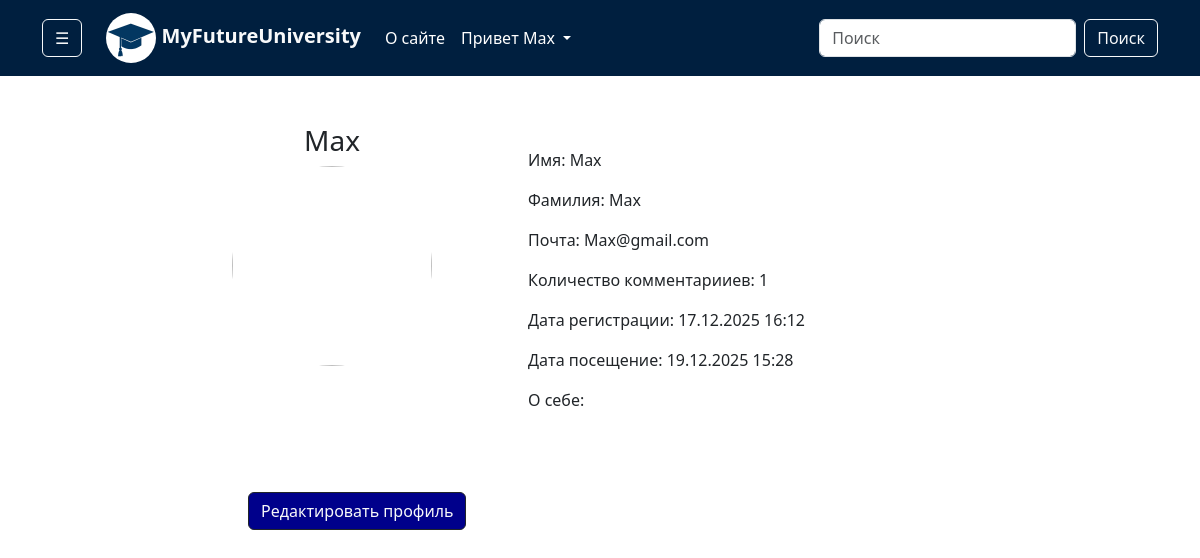
/profile/2/ (signed in), run on the app's committed database.
### MyFutureUni/models.py (models this page shows, shortened)
class ProfileUser(models.Model):
    user = models.OneToOneField(User, on_delete=models.CASCADE, verbose_name='Пользователь')
    photo = models.ImageField(upload_to='profile/', verbose_name='Фото профиля', null=True, blank=True)
    is_online = models.BooleanField(default=False, verbose_name='Статус профиля')
    about = models.CharField(max_length=250, verbose_name='О себе', null=True, blank=True)
    def get_photo(self):
        if self.photo:
            return self.photo.url
        else:
            return 'https://i.pinimg.com/originals/69/1b/66/691b66ef334e2c8a96ec9a76cd4589b1.jpg'
    def count_comment(self):
        if self.user.comment_set.all():
            return self.user.comment_set.all().count()
        else:
            return 0
    class Meta:
        verbose_name = 'Профиль'
        verbose_name_plural = 'Профили'

class Comment(models.Model):
    text = models.CharField(max_length=300, verbose_name='Текст комментария')
    university = models.ForeignKey(University, on_delete=models.CASCADE, verbose_name='Университет')
    author = models.ForeignKey(User, on_delete=models.CASCADE, verbose_name='Автор')
    created_at = models.DateTimeField(auto_now_add=True, verbose_name='Дата добавления')
    updated_at = models.DateTimeField(auto_now=True, verbose_name='Дата изменение')
    class Meta:
        verbose_name = 'Комментарий'
        verbose_name_plural = 'Комментарии'

### MyFutureUni/views.py (the view)
# urls.py: path('profile/<int:pk>/', profile_user, name='profile'),
def profile_user(request, pk):
    if request.user.is_authenticated:
        try:
            profile = ProfileUser.objects.get(user=pk)
            context = {
                'title': f'Профиль {profile.user.username}',
                'profile': profile,
                'account_form': EditAccountForm(instance=request.user),
                'profile_form': EditProfileUserForm(instance=request.user.profileuser)
            }
            return render(request, 'MyFutureUni/profile.html', context)
        except:
            return redirect('main')
    else:
        return redirect('login')

### MyFutureUni/forms.py
class EditAccountForm(forms.ModelForm):
    first_name = forms.CharField(label='Ваше имя', widget=forms.TextInput(attrs={
        'class': 'form-control'
    }))
    last_name = forms.CharField(label='Ваша фамилия', widget=forms.TextInput(attrs={
        'class': 'form-control'
    }))
    email = forms.EmailField(label='Ваша почта', widget=forms.EmailInput(attrs={
        'class': 'form-control'
    }))
    username = UsernameField(label='Придумайте логин', widget=forms.TextInput(attrs={
        'class': 'form-control'
    }))
    old_password = forms.CharField(required=False, label='Текущий пароль', widget=forms.PasswordInput(attrs={
        'class': 'form-control'
    }))
    new_password = forms.CharField(required=False, min_length=8, label='Новый пароль', widget=forms.PasswordInput(attrs={
        'class': 'form-control'
    }))
    new_password2 = forms.CharField(required=False, min_length=8, label='Подтвердить пароль', widget=forms.PasswordInput(attrs={
        'class': 'form-control'
    }))
    class Meta:
        model = User
        fields = ('first_name', 'last_name', 'email', 'username',
                  'old_password', 'new_password', 'new_password2')

class EditProfileUserForm(forms.ModelForm):
    about = forms.CharField(label='О себе', required=False, max_length=300, widget=forms.Textarea(attrs={
        'class': 'form-control'
    }))
    photo = forms.ImageField(label='Фото', required=False, widget=forms.FileInput(attrs={
        'class': 'form-control'
    }))
    class Meta:
        model = ProfileUser
        fields = ('photo', 'about')

### MyFutureUni/templatetags/university_tags.py (called while the page is built)
@register.simple_tag()
def get_categories():
    categories = CategoryUni.objects.all()
    return categories

@register.simple_tag()
def get_faculties():
    faculties = Faculty.objects.all()
    return faculties

### MyFutureUni/templates/MyFutureUni/profile.html (shortened to what this page needs)
{% extends 'base.html' %}
{% block main %}
<div class="d-flex justify-content-center col-12 py-5 px-5">
    <div class="col-8">
        <div class="d-flex profile_info text-dark">
            <div class="profile_photo text-center">
                <h3>{{ profile.user.username }}</h3>
                <img src="{{ profile.get_photo }}" alt="" height="200" width="200" class="rounded-circle">
            </div>
            <div class="text-dark mx-5 px-5 profile_detail">
                <div class="info d-flex flex-column mt-4">
                    <p>Имя: {{ profile.user.first_name }}</p>
                    <p>Фамилия: {{ profile.user.last_name }}</p>
                    <p>Почта: {{ profile.user.email }}</p>
                    <p>Количество комментарииев: {{ profile.count_comment }}</p>
                    <p>Дата регистрации: {{ profile.user.date_joined|date:"d.m.Y H:i" }}</p>
                    <p>Дата посещение: {{ profile.user.last_login|date:"d.m.Y H:i" }}</p>
                    <p>О себе: {% if profile.about %} {{ profile.about }} {% endif %}</p>
                </div>
            </div>
        </div>
        <div class="change_profile my-5 p-3">
            <p>
                <button class="btn btn__des border-dark text-light" style="background-color: darkblue;" type="button" data-bs-toggle="collapse"
                        data-bs-target="#collapseExample" aria-expanded="false" aria-controls="collapseExample">
                    Редактировать профиль
                </button>
            </p>
        </div>
    </div>
</div>
{% endblock main %}

### base_templates/base.html (shortened to what this page needs)
{% load static %}
<!doctype html>
<html lang="en">
<head>
    <link href="https://cdn.jsdelivr.net/npm/bootstrap@5.3.3/dist/css/bootstrap.min.css" rel="stylesheet"
>
    <link rel="stylesheet" href="https://cdn.jsdelivr.net/npm/bootstrap-icons@1.11.1/font/bootstrap-icons.css">
        <link rel="stylesheet" href="{% static 'css/style.css' %}">
</head>
<body>
<nav class="navbar navbar-expand-lg navbar-dark">
    <div class="container">
        <button class="btn btn-outline-light me-4"
                type="button"
                data-bs-toggle="offcanvas"
                data-bs-target="#offcanvasWithBothOptions"
                aria-controls="offcanvasWithBothOptions">
            ☰
        </button>
        <a class="navbar-brand fw-bold text-light" href="{% url 'main' %}">
            <img src="{% static 'images/logo.webp' %}" alt="" width="50" height="50" class="rounded-circle"> MyFutureUniversity</a>
        <div class="collapse navbar-collapse" id="navbarSupportedContent">
            <ul class="navbar-nav me-auto mb-2 mb-lg-0">
                <li class="nav-item">
                    <a class="nav-link active" aria-current="page" href="{% url 'about' %}">О сайте</a>
                </li>
                {% if request.user.is_authenticated %}
                <li class="nav-item dropdown">
                    <a class="nav-link dropdown-toggle active" href="#" role="button" data-bs-toggle="dropdown"
                       aria-expanded="false">
                        Привет {{ request.user.username }}
                    </a>
                </li>
                {% else %}
                <li class="nav-item">
                    <a class="nav-link active" href="{% url 'login' %}">Вход/Регистрация</a>
                </li>
                {% endif %}
            </ul>
            <form class="d-flex" role="search" method="get" action="{% url 'search' %}">
                <input name="q" class="form-control me-2" type="search" placeholder="Поиск" aria-label="Поиск">
                <button class="btn btn-outline-light" type="submit">Поиск</button>
            </form>
        </div>
    </div>
</nav>
{% load university_tags %}
            {% get_categories as categories %}
<main class="main">
    {% block main %}
    {% endblock main %}
</main>
</body>
</html>

### MyFutureUni/static/css/style.css (style rules this page uses)
.navbar { background-color: #001f3f; }

### data on the page
ProfileUser: user.username "Max", user.first_name "Max", user.last_name "Max", user.email "Max@gmail.com", count_comment "1", user.date_joined "17.12.2025 16:12", user.last_login "19.12.2025 15:28"

### other printed values
{{ request.user.username }} "Max"
